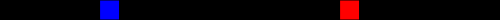
Frame 1 (no input)
Frame 60 (no input): identical to frame 1, image omitted
Frame 120 (the mouse pressed at the canvas centre since frame 60): identical to frame 1, image omitted

The p5.js sketch that drew this single still picture (run headless with seeded random() and noise() and a simulated clock; from frame 60 on, the mouse is pressed at the canvas centre):

// p5.js sketch
// ── sketch.js
/* /////////////////////////////////////

  4.043 / 4.044 Design Studio: Interaction Intelligence
  February 9, 2024
  Marcelo Coelho

*/ /////////////////////////////////////


let displaySize = 25;   // how many pixels are visible in the game
let pixelSize = 20;     // how big each 'pixel' looks on screen

let playerOne;    // Adding 2 players to the game
let playerTwo;
let target;       // and one target for players to catch.

let display;      // Aggregates our final visual output before showing it on the screen

let controller;   // This is where the state machine and game logic lives

let collisionAnimation;   // Where we store and manage the collision animation

let score;        // Where we keep track of score and winner



function setup() {

  createCanvas((displaySize*pixelSize), pixelSize);     // dynamically sets canvas size

  display = new Display(displaySize, pixelSize);        //Initializing the display

  playerOne = new Player(color(255,0,0), parseInt(random(0,displaySize)), displaySize, color(252, 125, 125));   // Initializing players
  playerTwo = new Player(color(0,0,255), parseInt(random(0,displaySize)), displaySize, color(125, 125, 252));
  
  controller = new Controller();            // Initializing controller

}

function draw() {

  // start with a blank screen
  background(0, 0, 0);    

  // Runs state machine at determined framerate
  controller.update();

  // After we've updated our states, we show the current one 
  display.show();


}



// ── controller.js

// This is where your state machines and game logic lives


class Controller {

    // This is the state we start with.
    constructor() {
        this.gameState = "PLAY";
       
    }
    
    // This is called from draw() in sketch.js with every frame
    update() {

        // STATE MACHINE ////////////////////////////////////////////////
        // This is where your game logic lives
        /////////////////////////////////////////////////////////////////
        switch(this.gameState) {

            // This is the main game state, where the playing actually happens
            case "PLAY":

                // clear screen at frame rate so we always start fresh      
                display.clear();

                // set all painted pixels
                for (const [location, value] of Object.entries(playerOne.painted_locations)) {
                    display.setPixel(location, playerOne.playerTrueColor);
                }
                for (const [location, value] of Object.entries(playerTwo.painted_locations)) {
                    display.setPixel(location, playerTwo.playerTrueColor);
                }
            
                // show all players in the right place, by adding them to display buffer
                if(keyIsDown(83)) {
                    display.setPixel(playerOne.position, playerOne.playerTrueColor);
                }
                else {
                    display.setPixel(playerOne.position, playerOne.playerColor);
                }

                if(keyIsDown(DOWN_ARROW)) {
                    display.setPixel(playerTwo.position, playerTwo.playerTrueColor);
                }
                else {
                    display.setPixel(playerTwo.position, playerTwo.playerColor);
                }
                break;
 
            case "END":       
                display.setAllPixels(playerTwo.playerColor); 
                break;

            // Not used, it's here just for code compliance
            default:
                break;
        }
    }
}




// This function gets called when a key on the keyboard is pressed
function keyPressed() {

    // Move player one to the left if letter A is pressed
    if (key == 'A' || key == 'a') {
        playerOne.move(-1);
      }
    
    // And so on...
    if (key == 'D' || key == 'd') {
        playerOne.move(1);
    }    

    if (key == 'S' || key == 's') {
        // might change back to array + move toggle logic to controller.js
        if(!(playerOne.position in playerOne.painted_locations)) {
            // paint
            playerOne.painted_locations[playerOne.position] = playerOne.position;
            // paint over other player's color 
            if(playerOne.position in playerTwo.painted_locations) {
                delete playerTwo.painted_locations[playerOne.position];
            }
        }
        else {
            // unpaint
            delete playerOne.painted_locations[playerOne.position];
        }
    }    

    if (keyCode === LEFT_ARROW) {
        playerTwo.move(-1);
    }
    
    if (keyCode === RIGHT_ARROW) {
        playerTwo.move(1);
    }

    if (keyCode === DOWN_ARROW) {
        // might change back to array + move toggle logic to controller.js
        if(!(playerTwo.position in playerTwo.painted_locations)) {
            // paint
            playerTwo.painted_locations[playerTwo.position] = playerTwo.position;
            // paint over other player's color 
            if(playerTwo.position in playerOne.painted_locations) {
                delete playerOne.painted_locations[playerTwo.position];
            }
        }
        else {
            // unpaint
            delete playerTwo.painted_locations[playerTwo.position];
        }
    }    
    
    // When you press the letter R, the game resets back to the play state
    if (key == 'R' || key == 'r') {
    controller.gameState = "PLAY";
    }
  }
// ── display.js
// This is used to aggregrate visual information from all objects before we display them. 
// First we populate display and then we show it to user.
// This is particularly helpful once you start outputting your game to an LED strip, of if you want to have two separate 'screens'


class Display {

    constructor(_displaySize, _pixelSize) {
  
      this.displaySize = _displaySize;
      this.pixelSize = _pixelSize;
      this.initColor = color(0, 0, 0);      // black color
      this.displayBuffer = [];

      // Assign black to all pixels. Black = off
      for(let i = 0; i < this.displaySize; i++){
        this.displayBuffer[i] = this.initColor;
      }
  
    }
  
     // Color a specific pixel in the buffer
    setPixel(  _index,  _color) {
        this.displayBuffer[_index]  = _color;
    }

    // Color all pixels in the buffer
    setAllPixels( _color) {
      
      for(let i = 0; i < displaySize; i++) { 
        display.setPixel(i, _color); 
      }
    }


    // Now write it to screen
    // This is the only function in the entire software that writes something directly to the screen. I recommend you keep it this way.
    show() {
      for (let i =0; i< this.displaySize; i++) {
        //noStroke();
        fill(this.displayBuffer[i]);
        rect(i*this.pixelSize,0,this.pixelSize,this.pixelSize);
      }
    }


    
    // Let's empty the display before we start adding things to it again
    clear() {

        for(let i = 0; i < this.displaySize; i++) {    
        this.displayBuffer[i] = this.initColor; 
        }
    }
    

  }
// ── player.js

// This holds some player information, like color and position.
// It also has some player methods for managing how a player moves.


class Player {
  
    constructor(_color, _position, _displaySize, _trueColor) {
        this.playerTrueColor = _trueColor
        this.playerColor = _color;
        this.position = _position;
        this.score = 0;
        this.displaySize = _displaySize;
        this.painted_locations = {};
        this.pressed = false;
    }



    // Move player based on keyboard input
    move(_direction) {

        // increments or decrements player position
        this.position = this.position + _direction;
      
        // if player hits the edge of display, loop around
        if (this.position == -1) {
            this.position = this.displaySize - 1;
        } else if (this.position == this.displaySize) {
            this.position = 0;
        } 
         
    } 
  }
